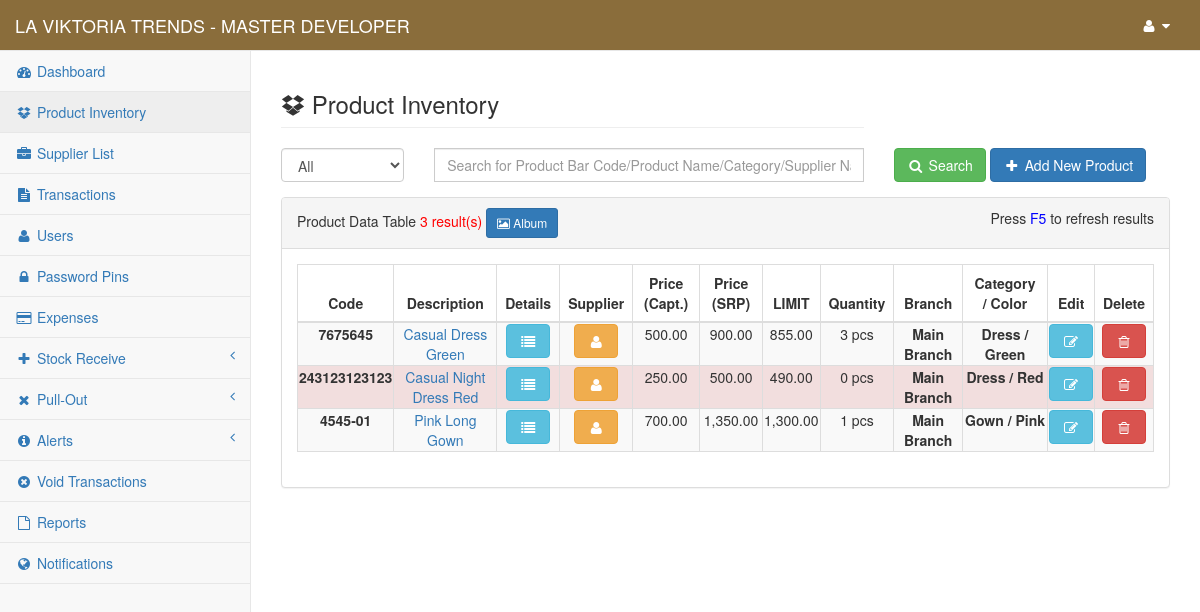
The app's page /content/admin/products (signed in) with its own data.
### tables this page shows
CREATE TABLE `gy_my_project` (
  `gy_project` int(1) NOT NULL,
  `gy_project_name` text NOT NULL,
  `gy_project_address` text NOT NULL,
  `gy_system_title` text NOT NULL,
  `gy_year_origin` datetime NOT NULL
);

CREATE TABLE `gy_user` (
  `gy_user_id` int(10) NOT NULL,
  `gy_user_code` varchar(8) NOT NULL,
  `gy_full_name` varchar(255) NOT NULL,
  `gy_username` varchar(50) NOT NULL,
  `gy_password` varchar(100) NOT NULL,
  `gy_user_type` int(5) NOT NULL,
  `gy_user_status` int(1) NOT NULL,
  `gy_branch_id` int(11) NOT NULL
);

CREATE TABLE `gy_products` (
  `gy_product_id` int(11) NOT NULL,
  `gy_product_code` varchar(30) NOT NULL,
  `gy_convert_item_code` varchar(30) NOT NULL,
  `gy_convert_value` double NOT NULL,
  `gy_supplier_code` text NOT NULL,
  `gy_product_name` text NOT NULL,
  `gy_product_cat` varchar(100) NOT NULL,
  `gy_product_color` varchar(20) NOT NULL,
  `gy_product_image` text NOT NULL,
  `gy_product_desc` text NOT NULL,
  `gy_product_unit` text NOT NULL,
  `gy_product_price_cap` double NOT NULL,
  `gy_product_price_srp` double NOT NULL,
  `gy_product_quantity` double NOT NULL,
  `gy_product_discount_per` double NOT NULL,
  `gy_product_restock_limit` int(11) NOT NULL,
  `gy_product_date_restock` datetime NOT NULL,
  `gy_product_date_reg` datetime NOT NULL,
  `gy_product_update_date` datetime NOT NULL,
  `gy_added_by` int(11) NOT NULL,
  `gy_update_code` text NOT NULL,
  `gy_branch_id` int(11) NOT NULL
);

CREATE TABLE `gy_branch` (
  `gy_branch_id` int(11) NOT NULL,
  `gy_branch_name` text NOT NULL
);

### conf/my_project.php (called while the page is built, shortened)
<?php
	include 'conn.php';
	$find_my_data=$link->query("Select * From `gy_my_project` Where `gy_project`='1'");
	$my_project_detail=$find_my_data->fetch_array();
	$my_project_name = $my_project_detail['gy_project_name'];
?>

### content/admin/session.php (called while the page is built, shortened)
<?php
    $user_id = $_SESSION['fus_user_id'];
    $identify_user=$link->query("Select * From `gy_user` Where `gy_user_id`='$user_id'");
    $row=$identify_user->fetch_array();
    $user_info = $row['gy_full_name'];
?>

### content/admin/my_pagination.php (called while the page is built, shortened)
<?php
        $page_rows = $my_num_rows;
        $pagenum = 1;
        $limit = 'LIMIT ' .($pagenum - 1) * $page_rows .',' .$page_rows;
        $sql = $query_three." $limit";
        $query = mysqli_query($link, $sql);
?>

### conf/function.php (called while the page is built, shortened)
<?php
    function get_branch_name($branch_id){
        include("conn.php");
        $statement=$link->query("SELECT `gy_branch_name` From `gy_branch` Where `gy_branch_id`='$branch_id'");
        $row=$statement->fetch_array();
        $count=$statement->num_rows;
        if ($count > 0) {
            $result = $row['gy_branch_name'];
        }else{
            $result = "All";
        }
        return $result;
    }
?>

### content/admin/products.php (the view, shortened to what this page needs)
<?php
    include("../../conf/conn.php");
    include("../../conf/function.php");
    include("session.php");
    include("../../conf/my_project.php");
    $my_project_header_title = "Product Inventory";
    $query_one = "Select * From `gy_products` Order By `gy_product_name` ASC";
    $query_three = "Select * from `gy_products` Order By `gy_product_name` ASC ";
    $my_num_rows = 50;
    include 'my_pagination.php';
    $count_products=$link->query($query_one)->num_rows;
?>
<!DOCTYPE html>
<html lang="en">
    <?php include 'head.php'; ?>
<body>
    <div id="wrapper">
        <?php include 'nav.php'; ?>
        <div id="page-wrapper">
            <div class="row">
                <div class="col-lg-8">
                    <h3 class="page-header"><i class="fa fa-dropbox"></i> <?php echo $my_project_header_title; ?></h3>
                </div>
                <div class="col-lg-4">
                </div>
            </div>
            <div class="row">
                <div class="col-md-12">
                    <div class="row">
                        <form method="post" enctype="multipart/form-data" action="redirect_manager">
                        <div class="col-md-2">
                            <div class="form-group">
                                <select name="branch_product" class="form-control" required>
                                    <option value="0">All</option>
                                </select>
                            </div>
                        </div>
                        <div class="col-md-6">
                            <div class="form-group">
                                <input type="text" class="form-control" placeholder="Search for Product Bar Code/Product Name/Category/Supplier Name/Update Code ..." name="product_search" style="border-radius: 0px;" autofocus>
                            </div>
                        </div>
                        <div class="col-md-4">
                            <button type="submit" id="submit" class="btn btn-success"><i class="fa fa-search fa-fw"></i> Search</button>
                            <a href="add_product"><button type="button" class="btn btn-primary"><i class="fa fa-plus fa-fw"></i> Add New Product</button></a>
                        </div>
                        </form>
                    </div>
                    <div class="panel panel-default">
                        <div class="panel-heading">
                            Product Data Table <span style="color: red;"><?= 0 + $count_products; ?> result(s)</span>
                            <a href="album">
                                <button type="button" class="btn btn-primary btn-sm"><i class="fa fa-image"></i> Album</button>
                            </a>
                            <span style="float: right;"> Press <span style="color: blue;">F5</span> to refresh results</span>
                        </div>
                        <div class="panel-body">
                            <div class="table-responsive">
                                <table class="table table-striped table-bordered table-hover">
                                    <thead>
                                        <tr>
                                            <th><center>Code</center></th>
                                            <th><center>Description</center></th>
                                            <th><center>Details</center></th>
                                            <th><center>Supplier</center></th>
                                            <th><center>Price (Capt.)</center></th>
                                            <th><center>Price (SRP)</center></th>
                                            <th><center>LIMIT</center></th>
                                            <th><center>Quantity</center></th>
                                            <th><center>Branch</center></th>
                                            <th><center>Category / Color</center></th>
                                            <th><center>Edit</center></th>
                                            <th><center>Delete</center></th>
                                        </tr>
                                    </thead>
                                    <tbody>
                                    <?php
                                        while ($product_row=$query->fetch_array()) {
                                            if ($product_row['gy_product_quantity'] <= $product_row['gy_product_restock_limit']) {
                                                $my_limit = "danger";
                                            }else{
                                                $my_limit = "default";
                                            }
                                    ?>
                                        <tr class="<?php echo $my_limit; ?>">
                                            <td style="font-weight: bold; padding: 1px;"><center><?php echo $product_row['gy_product_code']; ?></center></td>
                                            <td style="padding: 1px;"><center><a href="previewImage?productId=<?= $product_row['gy_product_id'] ?>" onclick="window.open(this.href, 'mywin', 'left=20, top=20, width=1280, height=720, toolbar=1, resizable=0'); return false;"><?php echo $product_row['gy_product_name']; ?></a></center></td>
                                            <td style="padding: 1px;"><center><button type="button" class="btn btn-info" title="click to see product details" data-target="#details_<?php echo $product_row['gy_product_id']; ?>" data-toggle="modal"><i class="fa fa-list fa-fw"></i></button></center></td>
                                            <td style="padding: 1px;"><center><button type="button" class="btn btn-warning" title="click to see supplier details" data-target="#supplier_<?php echo $product_row['gy_product_id']; ?>" data-toggle="modal"><i class="fa fa-user fa-fw"></i></button></center></td>
                                            <td style="padding: 1px;"><center><?php echo number_format($product_row['gy_product_price_cap'],2); ?></center></td>
                                            <td style="padding: 1px;"><center><?php echo number_format($product_row['gy_product_price_srp'],2); ?></center></td>
                                            <td style="padding: 1px;"><center><?php echo number_format($product_row['gy_product_discount_per'],2); ?></center></td>
                                            <td style="padding: 1px;"><center><?php echo $product_row['gy_product_quantity']." ".$product_row['gy_product_unit']; ?></center></td>
                                            <td style="font-weight: bold; padding: 1px;"><center><?php echo get_branch_name($product_row['gy_branch_id']); ?></center></td>
                                            <td style="font-weight: bold; padding: 1px;"><center><?php echo $product_row['gy_product_cat']; ?> / <?php echo $product_row['gy_product_color']; ?></center></td>
                                            <td style="padding: 1px;"><center><a href="edit_product?cd=<?php echo $product_row['gy_product_id']; ?>&pn=<?= $pagenum; ?>&s_type=normal"><button type="button" class="btn btn-info" title="click to edit product details"><i class="fa fa-edit fa-fw"></i></button></a></center></td>
                                            <td style="padding: 1px;"><center><button type="button" class="btn btn-danger" title="click to delete product" data-target="#delete_<?php echo $product_row['gy_product_id']; ?>" data-toggle="modal"><i class="fa fa-trash-o fa-fw"></i></button></center></td>
                                        </tr>
                                    <?php } ?>
                                    </tbody>
                                </table>
                            </div>
                        </div>
                    </div>
                </div>
            </div>
            <div class="row">
                <div class="col-md-12">
                    <div class="text-center">
                    </div>
                 </div>
            </div>
        </div>
    </div>
</body>
</html>

### content/admin/nav.php (shortened to what this page needs)
<nav class="navbar navbar-default navbar-static-top" role="navigation" style="margin-bottom: 0; background-color: #8a6d3b; color: #fff;">
    <div class="navbar-header">
        <a class="navbar-brand" href="index"><span style="text-transform: uppercase; color: #fff;"><?php echo $my_project_name; ?> <?php echo $my_project_title; ?> - <?php echo $user_info ?></span></a>
    </div>
    <div class="full-right">
    <ul class="nav navbar-top-links navbar-right">
        <li class="dropdown">
            <a class="dropdown-toggle" data-toggle="dropdown" id="navi" href="#">
                <i class="fa fa-user fa-fw"></i>  <i class="fa fa-caret-down"></i>
            </a>
        </li>
    </ul>
    </div>
        <?php include("side-panel.php"); ?>
</nav>

### content/admin/nav.php (style rules this page uses)
#navi { color: #fff; }

### records on screen
gy_my_project: gy_project_name "LA VIKTORIA TRENDS"
gy_user: gy_full_name "MASTER DEVELOPER"
gy_products: gy_product_code "7675645", gy_product_name "Casual Dress Green", gy_product_price_cap "500.00", gy_product_price_srp "900.00", gy_product_discount_per "855.00", gy_product_quantity "3", gy_product_unit "pcs", gy_branch.gy_branch_name "Main Branch", gy_product_cat "Dress", gy_product_color "Green"
gy_products: gy_product_code "243123123123", $product_row['gy_product_id'] 1 (drawn), gy_product_name "Casual Night Dress Red", gy_product_price_cap "250.00", gy_product_price_srp "500.00", gy_product_discount_per "490.00", gy_product_quantity "0", gy_product_unit "pcs", gy_branch.gy_branch_name "Main Branch", gy_product_cat "Dress", gy_product_color "Red"
gy_products: gy_product_code "4545-01", gy_product_name "Pink Long Gown", gy_product_price_cap "700.00", gy_product_price_srp "1,350.00", gy_product_discount_per "1,300.00", gy_product_quantity "1", gy_product_unit "pcs", gy_branch.gy_branch_name "Main Branch", gy_product_cat "Gown", gy_product_color "Pink"

### other values on screen
$my_project_header_title "Product Inventory"
0 + $count_products "3"
